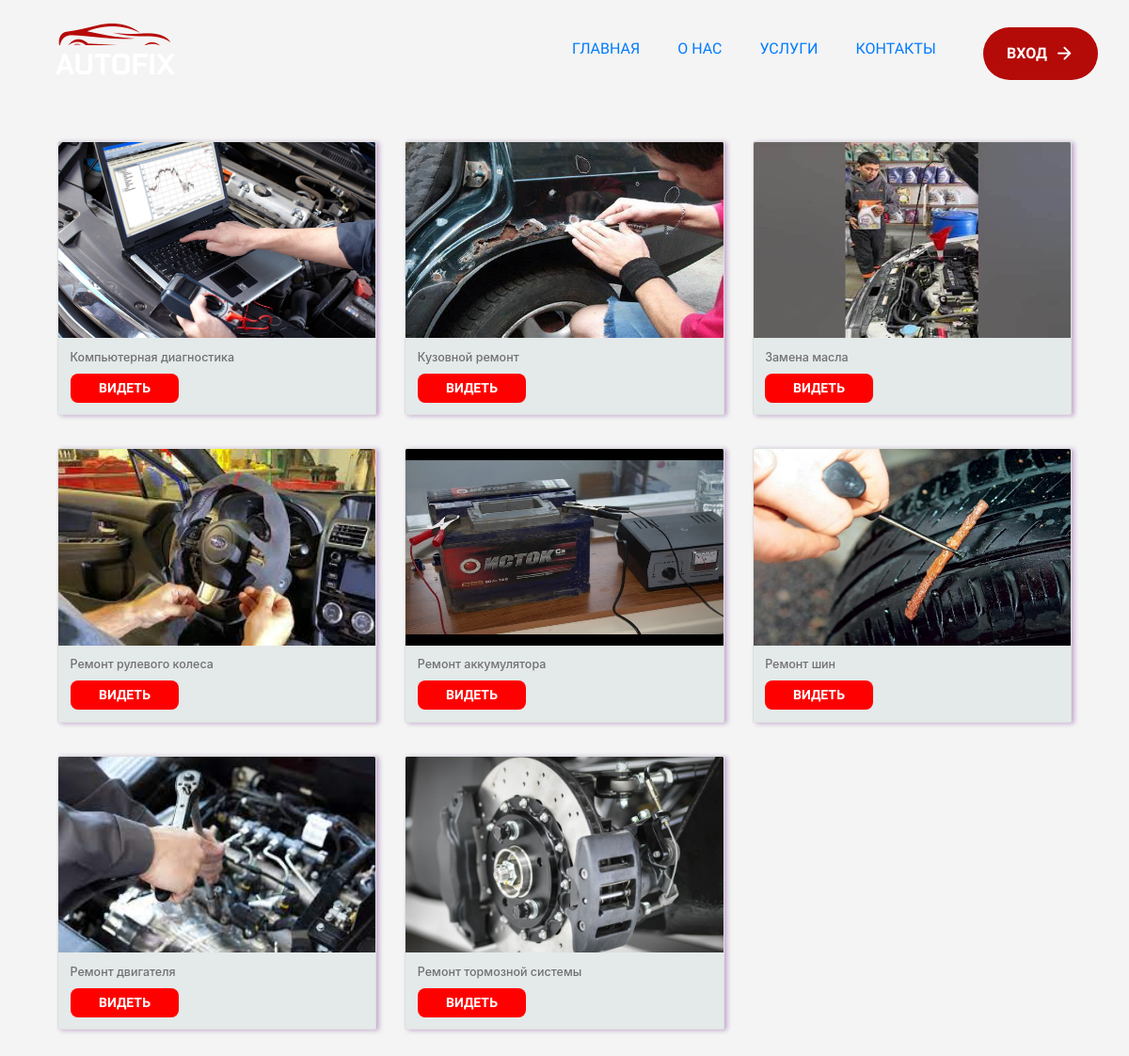
Screenshot of /pgapp/xizmatlar/ with the database file from the repository.
### pgapp/models.py (models this page shows, shortened)
class Yonalishlar(models.Model):
    nomi=models.CharField(max_length=200)
    xizmatlar=models.CharField(max_length=200)
    picture=models.ImageField(default='def.jpg')

### pgapp/views.py (the view)
# urls.py: path('xizmatlar/',XizmatView.as_view(),name='hizmatl'),
class XizmatView(View):
    def get(self,request):
        xizmatlar=Yonalishlar.objects.all()
        return render(request,"hizmat.html",{'xizmatlar':xizmatlar})

### pgapp/templates/hizmat.html (shortened to what this page needs)
{% extends 'base.html' %}
{% load static %}
{% block content %}
<link rel="stylesheet" href="{% static 'mijoz/style.css' %}">
<link rel="stylesheet" href="{% static 'mijoz/xizmat.css' %}">
<div class="kalla_ogriq">
  <div class="row container">
    {% for xizmat in xizmatlar %}
      <div class="col-md-4 mb-4 ">
        <div class="card custom-card">
          <img src="{{ xizmat.picture.url }}" class="card-img-top">
          <div class="card-body">
            <h5 class="card-title">{{ xizmat.nomi }}</h5>
            <a href="{% url 'xizdetail' xizmat.id %}" class="btn btn-primary card-button">Видеть</a>
          </div>
        </div>
      </div>
    {% endfor %}
  </div>
</div>
{% endblock content %}

### pgapp/static/mijoz/style.css (style rules this page uses)
:root { --international-orange-engineering: hsl(1, 91%, 37%); --cadet-blue-creyola: hsl(222, 14%, 69%); --oxford-blue-1: hsl(222, 47%, 15%); --oxford-blue-2: hsl(222, 44%, 14%); --oxford-blue-3: hsl(222, 50%, 11%); --sonic-silver: hsl(0, 0%, 44%); --space-cadet: hsl(222, 44%, 18%); --pastel-pink: hsl(1, 53%, 75%); --eerie-black: hsl(0, 0%, 15%); --light-gray: hsl(0, 0%, 80%); --white: hsl(0, 0%, 100%); --ff-chakra-petch: 'Chakra Petch', sans-serif; --ff-mulish: 'Mulish', sans-serif; --fs-1: 3.5rem; --fs-2: 3rem; --fs-3: 2.4rem; --fs-4: 1.8rem; --fs-5: 1.4rem; --fs-6: 1.2rem; --fw-400: 400; --fw-600: 600; --fw-700: 700; --section-padding: 60px; --shadow: 0px 0px 100px 0px hsl(216, 9%, 90%); --radius-pill: 100px; --radius-circle: 50%; --transition: 0.25s ease; --cubic-out: cubic-bezier(0.05, 0.83, 0.52, 0.97); }
*, *::before, *::after { margin: 0; padding: 0; box-sizing: border-box; }
a, img, span, button { display: block; }
a { color: inherit; text-decoration: none; }
img { height: auto; }
html { font-family: var(--ff-mulish); font-size: 10px; scroll-behavior: smooth; }
body { background-color: var(--white); color: var(--sonic-silver); font-size: 1.6rem; line-height: 1.5; }
.container { padding-inline: 16px; }
.btn { background-color: var(--international-orange-engineering); color: var(--white); max-width: max-content; font-family: var(--ff-chakra-petch); font-weight: var(--fw-600); text-transform: uppercase; display: flex; align-items: center; gap: 8px; padding: 12px 20px; border: 1px solid transparent; border-radius: var(--radius-pill); transition: var(--transition); will-change: transform; }
@media (min-width: 575px) { :root { --fs-2: 4rem; --fs-3: 2.8rem; --fs-4: 2rem; } }
@media (min-width: 575px) { .container { max-width: 540px; width: 100%; margin-inline: auto; } }
@media (min-width: 768px) { :root { --fs-1: 4rem; --fs-2: 5rem; --fs-3: 3.4rem; } }
@media (min-width: 768px) { .container, .hero-content { max-width: 720px; } }
@media (min-width: 768px) { .btn { padding: 16px 32px; } }
@media (min-width: 992px) { :root { --fs-2: 4.4rem; --fs-3: 3.8rem; --fs-4: 2.2rem; --section-padding: 100px; } }
@media (min-width: 992px) { .container { max-width: 960px; } }
@media (min-width: 1200px) { :root { --fs-2: 5rem; --fs-3: 4.6rem; } }
@media (min-width: 1200px) { .container, .hero .container { max-width: 1140px; } }
@media (min-width: 1200px) { .btn { padding: 18px 36px; } }

### pgapp/static/mijoz/xizmat.css (style rules this page uses)
.row .col-md-4 .card { margin-bottom: 2rem; box-shadow: 3px 1px 5px rgb(195, 171, 206); }
.row .col-md-4 .card .card-img-top { width: 350.4px; height: 208.44px; }
.card { box-shadow: 3px 1px 5px rgb(195, 171, 206); }
.kalla_ogriq { padding-top: 150px; background-color: #f4f4f4; }
.card { box-shadow: 3px 1px 5px rgb(195, 171, 206); transition:0.5s; }
.card-body { background-color: rgb(228, 233, 233); }
.card-button { display: block; text-align: center; padding: 5px 30px; border: none; border-radius: 8px; font-size: 14px; background-color: red; margin-top: 10px; }
.card img { max-width: 100%; height: auto; }

### rows the page displays
Yonalishlar: picture (picture), nomi "Компьютерная диагностика"
Yonalishlar: picture (picture), nomi "Кузовной ремонт"
Yonalishlar: picture (picture), nomi "Замена масла"
Yonalishlar: picture (picture), nomi "Ремонт рулевого колеса"
Yonalishlar: picture (picture), nomi "Ремонт аккумулятора"
Yonalishlar: picture (picture), nomi "Ремонт шин"
Yonalishlar: picture (picture), nomi "Ремонт двигателя"
Yonalishlar: picture (picture), nomi "Ремонт тормозной системы"
